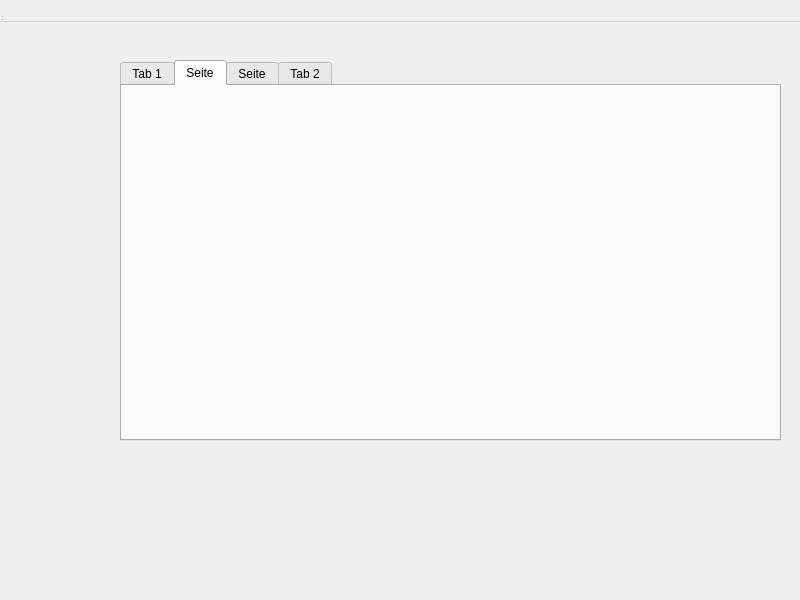
<?xml version="1.0" encoding="UTF-8"?>
<ui version="4.0">
 <class>MainWindow</class>
 <widget class="QWidget" name="MainWindow">
  <property name="geometry">
   <rect>
    <x>0</x>
    <y>0</y>
    <width>800</width>
    <height>600</height>
   </rect>
  </property>
  <property name="windowTitle">
   <string>MainWindow</string>
  </property>
  <widget class="QWidget" name="centralwidget">
   <widget class="QTabWidget" name="tabWidget">
    <property name="geometry">
     <rect>
      <x>120</x>
      <y>60</y>
      <width>661</width>
      <height>381</height>
     </rect>
    </property>
    <property name="currentIndex">
     <number>1</number>
    </property>
    <widget class="QWidget" name="tab">
     <attribute name="title">
      <string>Tab 1</string>
     </attribute>
     <widget class="QGroupBox" name="groupBox">
      <property name="geometry">
       <rect>
        <x>10</x>
        <y>40</y>
        <width>341</width>
        <height>281</height>
       </rect>
      </property>
      <property name="title">
       <string>GroupBox</string>
      </property>
      <widget class="QTableView" name="tableView">
       <property name="geometry">
        <rect>
         <x>30</x>
         <y>50</y>
         <width>141</width>
         <height>91</height>
        </rect>
       </property>
      </widget>
     </widget>
    </widget>
    <widget class="QWidget" name="tab_3">
     <attribute name="title">
      <string>Seite</string>
     </attribute>
    </widget>
    <widget class="QWidget" name="tab_4">
     <attribute name="title">
      <string>Seite</string>
     </attribute>
    </widget>
    <widget class="QWidget" name="tab_2">
     <attribute name="title">
      <string>Tab 2</string>
     </attribute>
    </widget>
   </widget>
  </widget>
  <widget class="QMenuBar" name="menubar">
   <property name="geometry">
    <rect>
     <x>0</x>
     <y>0</y>
     <width>800</width>
     <height>22</height>
    </rect>
   </property>
  </widget>
  <widget class="QStatusBar" name="statusbar"/>
 </widget>
 <resources/>
 <connections/>
</ui>
